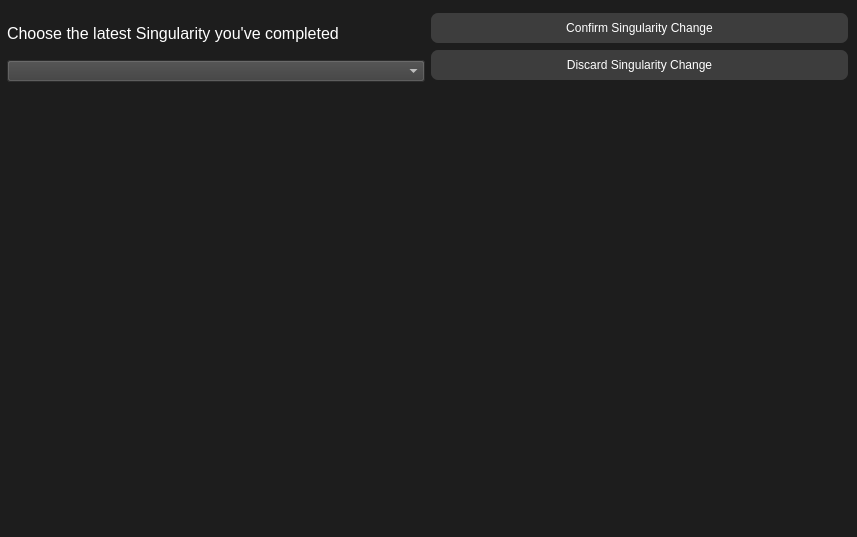
<?xml version="1.0" encoding="UTF-8"?>
<ui version="4.0">
 <class>Singularity_Chooser</class>
 <widget class="QDialog" name="Singularity_Chooser">
  <property name="geometry">
   <rect>
    <x>0</x>
    <y>0</y>
    <width>857</width>
    <height>537</height>
   </rect>
  </property>
  <property name="windowTitle">
   <string>Dialog</string>
  </property>
  <property name="styleSheet">
   <string notr="true">QMainWindow{
background-color:#1d1d1d;
}

QDialog{
background-color:#1d1d1d;
}

QFileDialog{
background-color: #1d1d1d;
}

QInputDialog{
background-color: #1d1d1d;
}

QWidget{
background-color: #1d1d1d;
}

QMenuBar{
background-color:#1d1d1d;
padding:5px;
	font: 12pt &quot;MS Shell Dlg 2&quot;;
}

QMenuBar::item{
background-color:#1d1d1d;
color:#fff;
padding:5px;
}

QMenu{
color:#fff;
padding:0;
}

QMenu::item:selected{
color:#fff;
background-color:#00aba9;
}

QSplitter::handle{
background-color: #1d1d1d;
}

QTableWidget{
background-color:#3d3d3d;
color:#fff;
border-radius: 4px;
}

QHeaderView::section{
background-color:qlineargradient(spread:pad, x1:0, y1:0, x2:1, y2:0, stop:0 rgba(20, 100, 150, 255), stop:1 rgba(36, 100, 150, 255));
border:none;
border-top-style:solid;
border-width:1px;
border-top-color:qlineargradient(spread:pad, x1:0, y1:0, x2:1, y2:0, stop:0 rgba(20, 100, 150, 255), stop:1 rgba(36, 100, 150, 255));
color:#fff;

}
QHeaderView{
background-color:qlineargradient(spread:pad, x1:0, y1:0, x2:1, y2:0, stop:0 rgba(20, 100, 150, 255), stop:1 rgba(36, 100, 150, 255));

border:none;
border-top-style:solid;
border-width:1px;
border-top-color:#146496;
color:#fff;
	font: 75 12pt &quot;Calibri&quot;;
}

QTableCornerButton::section{
border:none;
background-color:#146496;
}

QListWidget{
background-color:#3d3d3d;
color:#fff;
border-radius: 8px;
}

QMenu{
background-color:#3d3d3d;
}

QStatusBar{
background-color:#7e3878;
color:#fff;
}

QPushButton{
min-width: 80px;
min-height: 30px;

border-style:solid;

background-color:#3d3d3d;
color:#fff;
border-radius:7px;
}

QPushButton:hover{
color:#ccc;
	background-color: qlineargradient(spread:pad, x1:0.517, y1:0, x2:0.517, y2:1, stop:0 rgba(45, 45, 45, 255), stop:0.505682 rgba(45, 45, 45, 255), stop:1 rgba(29, 29, 29, 255));
	border-color:#2d89ef;
border-width:2px;
}

QPushButton:pressed{
background-color: qlineargradient(spread:pad, x1:0.517, y1:0, x2:0.517, y2:1, stop:0 rgba(29, 29, 29, 255), stop:0.505682 rgba(45, 45, 45, 255), stop:1 rgba(29, 29, 29, 255));
}


QTabWidget::tab{
background-color:#3d3d3d;
}

QLineEdit{
border-radius:0;
color: #fff;
}

QProgressBar{
border-radius:0;
text-align:center;
color:#fff;
background-color:transparent;
border: 2px solid #e3a21a;
border-radius:7px;
	font: 75 12pt &quot;Open Sans&quot;;

}

QProgressBar::chunk{
background-color:#2d89ef;
width:20px;
}

QComboBox{
background-color: #3d3d3d;
color: #fff;
}

QComboBox QAbstractItemView{
background-color: #3d3d3d;
color: #fff;
}

QTextBrowser{
background-color: #3d3d3d;
color: #fff;
border-radius: 8px;
}

QSpinBox{
background-color: #3d3d3d;
color: #fff;
font: 16pt
}

QLabel{
color: #fff;
}

QCheckBox{
color: #fff;
}</string>
  </property>
  <widget class="QLabel" name="SingularityPicture">
   <property name="geometry">
    <rect>
     <x>11</x>
     <y>89</y>
     <width>831</width>
     <height>441</height>
    </rect>
   </property>
   <property name="font">
    <font>
     <pointsize>8</pointsize>
    </font>
   </property>
   <property name="text">
    <string/>
   </property>
  </widget>
  <widget class="QWidget" name="">
   <property name="geometry">
    <rect>
     <x>7</x>
     <y>12</y>
     <width>841</width>
     <height>70</height>
    </rect>
   </property>
   <layout class="QHBoxLayout" name="horizontalLayout">
    <item>
     <layout class="QVBoxLayout" name="verticalLayout_2">
      <item>
       <widget class="QLabel" name="SingularityLabel">
        <property name="font">
         <font>
          <pointsize>12</pointsize>
         </font>
        </property>
        <property name="text">
         <string>Choose the latest Singularity you've completed</string>
        </property>
       </widget>
      </item>
      <item>
       <widget class="QComboBox" name="singularityList"/>
      </item>
     </layout>
    </item>
    <item>
     <layout class="QVBoxLayout" name="verticalLayout">
      <item>
       <widget class="QPushButton" name="confirm">
        <property name="text">
         <string>Confirm Singularity Change</string>
        </property>
       </widget>
      </item>
      <item>
       <widget class="QPushButton" name="discard">
        <property name="text">
         <string>Discard Singularity Change</string>
        </property>
       </widget>
      </item>
     </layout>
    </item>
   </layout>
  </widget>
 </widget>
 <resources/>
 <connections/>
</ui>
